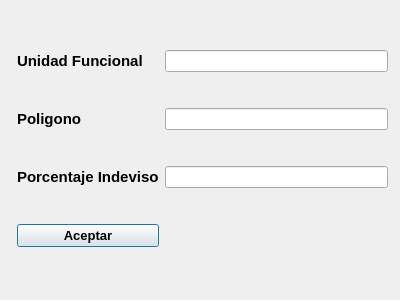
<?xml version="1.0" encoding="UTF-8"?>
<ui version="4.0">
 <class>DatosPH</class>
 <widget class="QDialog" name="DatosPH">
  <property name="geometry">
   <rect>
    <x>0</x>
    <y>0</y>
    <width>400</width>
    <height>300</height>
   </rect>
  </property>
  <property name="windowTitle">
   <string>Dialog</string>
  </property>
  <widget class="QWidget" name="gridLayoutWidget">
   <property name="geometry">
    <rect>
     <x>17</x>
     <y>20</y>
     <width>371</width>
     <height>261</height>
    </rect>
   </property>
   <layout class="QGridLayout" name="gridLayout">
    <item row="1" column="0">
     <widget class="QLabel" name="label_2">
      <property name="font">
       <font>
        <pointsize>11</pointsize>
        <weight>75</weight>
        <bold>true</bold>
       </font>
      </property>
      <property name="text">
       <string>Poligono</string>
      </property>
     </widget>
    </item>
    <item row="2" column="1">
     <widget class="QLineEdit" name="txt_ph_porcentaje"/>
    </item>
    <item row="2" column="0">
     <widget class="QLabel" name="label_3">
      <property name="font">
       <font>
        <pointsize>11</pointsize>
        <weight>75</weight>
        <bold>true</bold>
       </font>
      </property>
      <property name="text">
       <string>Porcentaje Indeviso</string>
      </property>
     </widget>
    </item>
    <item row="3" column="0">
     <widget class="QPushButton" name="btn_aceptar_ph">
      <property name="font">
       <font>
        <pointsize>10</pointsize>
        <weight>75</weight>
        <bold>true</bold>
       </font>
      </property>
      <property name="text">
       <string>Aceptar</string>
      </property>
     </widget>
    </item>
    <item row="0" column="0">
     <widget class="QLabel" name="label">
      <property name="font">
       <font>
        <pointsize>11</pointsize>
        <weight>75</weight>
        <bold>true</bold>
       </font>
      </property>
      <property name="text">
       <string>Unidad Funcional</string>
      </property>
     </widget>
    </item>
    <item row="0" column="1">
     <widget class="QLineEdit" name="txt_ph_unidad"/>
    </item>
    <item row="1" column="1">
     <widget class="QLineEdit" name="txt_ph_poligono"/>
    </item>
   </layout>
  </widget>
 </widget>
 <resources/>
 <connections/>
</ui>
